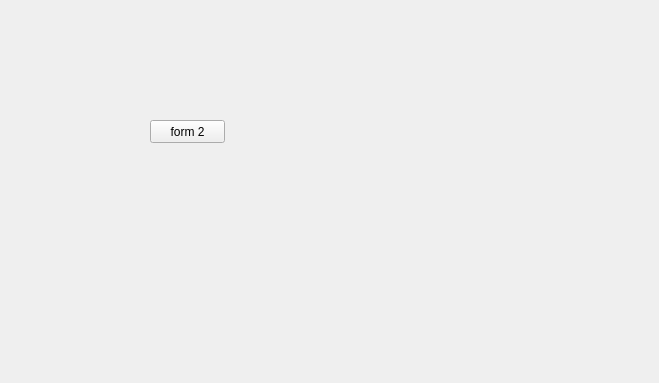
<?xml version="1.0" encoding="UTF-8"?>
<ui version="4.0">
 <class>Form</class>
 <widget class="QWidget" name="Form">
  <property name="geometry">
   <rect>
    <x>0</x>
    <y>0</y>
    <width>659</width>
    <height>383</height>
   </rect>
  </property>
  <property name="windowTitle">
   <string>Form</string>
  </property>
  <widget class="QPushButton" name="pushButton">
   <property name="geometry">
    <rect>
     <x>150</x>
     <y>120</y>
     <width>75</width>
     <height>23</height>
    </rect>
   </property>
   <property name="text">
    <string>form 2</string>
   </property>
  </widget>
 </widget>
 <resources/>
 <connections/>
</ui>
